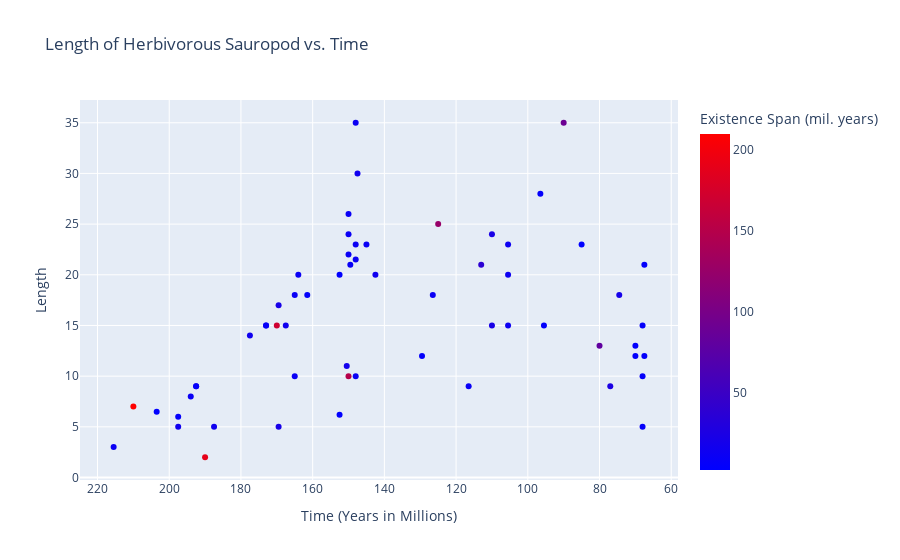
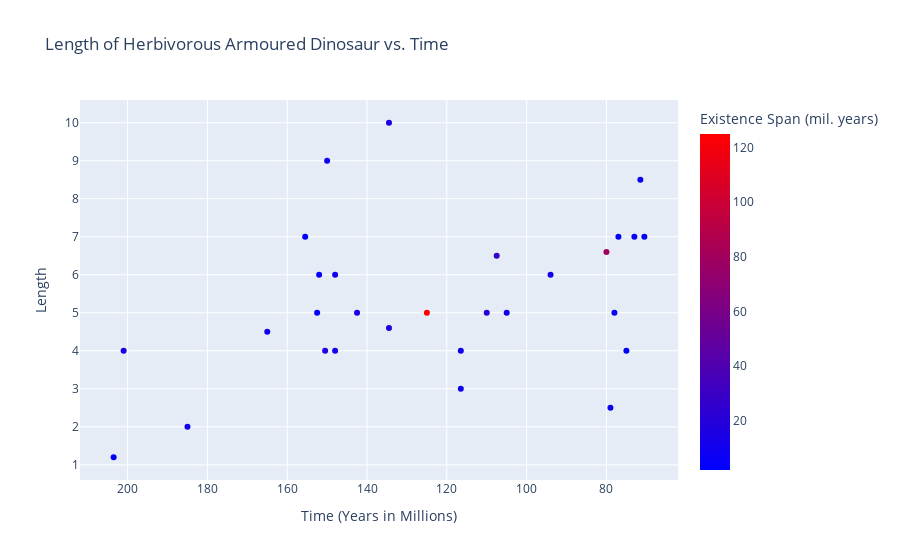
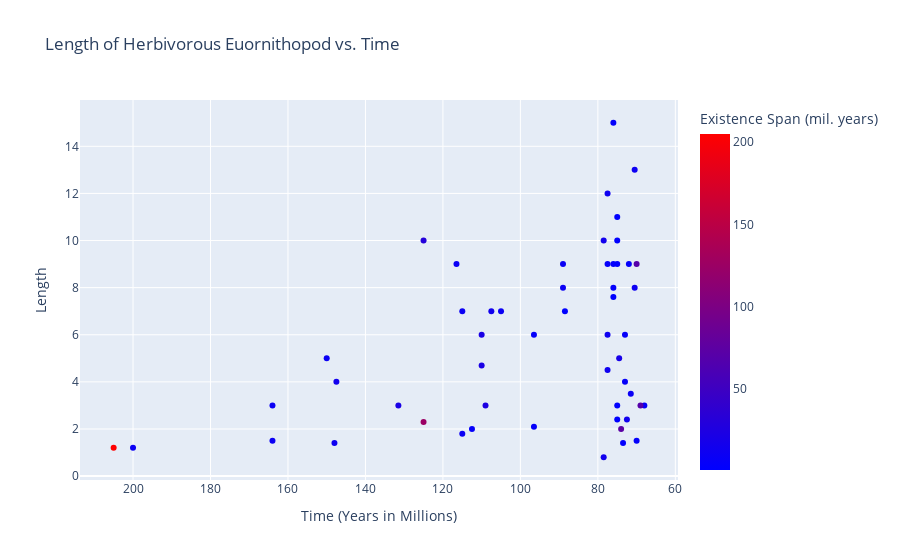
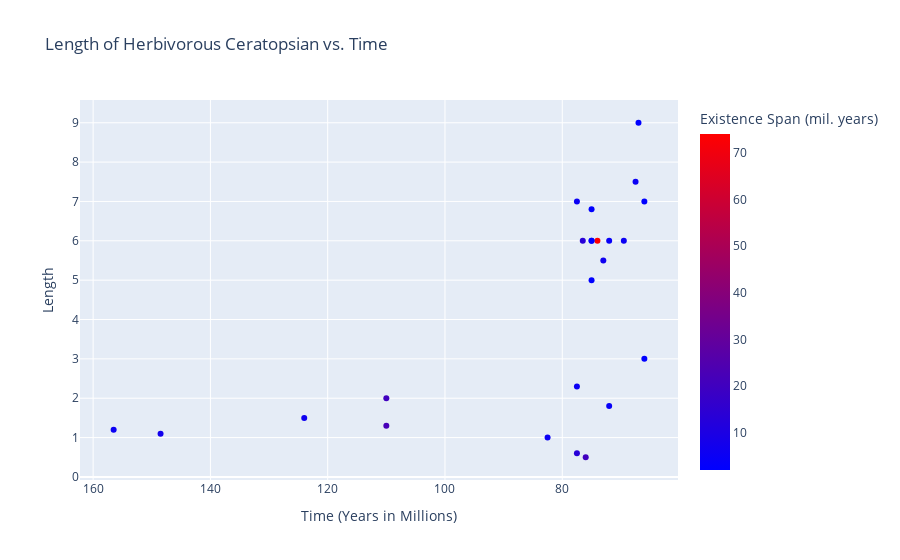

Source (notebook cell) for these figures, in order:
### Code cell
# for color scaled scatterplot

for df in array_herbivores:

    # creating the scatter plot
    dino_title = str(df['type'].iloc[0]).title()
    fig = px.scatter(df, x="average_existence_year", y="length", color="existance span (mil. years)",
                     title='Length of Herbivorous '+dino_title+' vs. Time', color_continuous_scale='Bluered')

    # updating axes
    fig.update_xaxes(title_text="Time (Years in Millions)", autorange="reversed")
    fig.update_yaxes(title_text="Length")
    fig.update_coloraxes(colorbar_title="Existence Span (mil. years)")

    fig.show()

### Figure 1 — Plotly figure (JSON) as saved in the notebook; plotly's stock layout.template omitted (floating-point values rounded to 4 significant figures)
{"data": [{"hovertemplate": "average_existence_year=%{x}<br>length=%{y}<br>existance span (mil. years)=%{marker.color}<extra></extra>", "legendgroup": "", "marker": {"color": [10, 5, 5, 5, 15, 6, 8, 190, 19, 9, 11, 90, 13, 15, 10, 21, 15, 150, 10, 15, 10, 17, 13, 170, 15, 10, 12, 3, 12, 12, 3, 15, 38, 25, 22, 5, 6, 9, 10, 80, 11, 4, 6, 22, 10, 4, 5, 5, 125, 210, 2, 13, 8, 5, 10, 24, 12, 3, 5, 21], "coloraxis": "coloraxis", "symbol": "circle"}, "mode": "markers", "name": "", "orientation": "v", "showlegend": false, "type": "scatter", "x": [194, 95.5, 67.5, 129.5, 187.5, 68, 173, 190, 74.5, 149.5, 126.5, 90, 105.5, 177.5, 150, 169.5, 147.5, 150, 145, 167.5, 165, 150.5, 105.5, 170, 142.5, 150, 148, 152.5, 148, 148, 152.5, 197.5, 113, 192.5, 110, 197.5, 68, 116.5, 150, 80, 215.5, 70, 68, 110, 164, 70, 96.5, 161.5, 125, 210, 85, 105.5, 173, 67.5, 165, 77, 148, 203.5, 192.5, 169.5], "xaxis": "x", "y": [8, 15, 21, 12, 5, 15, 15, 2, 18, 21, 18, 35, 15, 14, 24, 5, 30, 10, 23, 15, 18, 11, 23, 15, 20, 26, 10, 6.2, 23, 21.5, 20, 5, 21, 9, 24, 6, 5, 9, 22, 13, 3, 13, 10, 15, 20, 12, 28, 18, 25, 7, 23, 20, 15, 12, 10, 9, 35, 6.5, 9, 17], "yaxis": "y"}], "layout": {"coloraxis": {"colorbar": {"title": {"text": "Existence Span (mil. years)"}}, "colorscale": [[0, "rgb(0,0,255)"], [1, "rgb(255,0,0)"]]}, "legend": {"tracegroupgap": 0}, "title": {"text": "Length of Herbivorous Sauropod vs. Time"}, "xaxis": {"anchor": "y", "autorange": "reversed", "domain": [0, 1], "title": {"text": "Time (Years in Millions)"}}, "yaxis": {"anchor": "x", "domain": [0, 1], "title": {"text": "Length"}}}}

### Figure 2 — Plotly figure (JSON) as saved in the notebook; plotly's stock layout.template omitted (floating-point values rounded to 4 significant figures)
{"data": [{"hovertemplate": "average_existence_year=%{x}<br>length=%{y}<br>existance span (mil. years)=%{marker.color}<extra></extra>", "legendgroup": "", "marker": {"color": [7, 15, 17, 4, 2, 10, 6, 12, 15, 22, 12, 10, 15, 5, 9, 10, 4, 6, 125, 80, 27, 14, 3, 9, 10, 8, 10, 7, 3], "coloraxis": "coloraxis", "symbol": "circle"}, "mode": "markers", "name": "", "orientation": "v", "showlegend": false, "type": "scatter", "x": [70.5, 134.5, 150.5, 152, 75, 185, 73, 148, 134.5, 110, 148, 165, 142.5, 152.5, 116.5, 105, 77, 78, 125, 80, 107.5, 201, 203.5, 116.5, 150, 79, 94, 71.5, 155.5], "xaxis": "x", "y": [7, 10, 4, 6, 4, 2, 7, 4, 4.6, 5, 6, 4.5, 5, 5, 3, 5, 7, 5, 5, 6.6, 6.5, 4, 1.2, 4, 9, 2.5, 6, 8.5, 7], "yaxis": "y"}], "layout": {"coloraxis": {"colorbar": {"title": {"text": "Existence Span (mil. years)"}}, "colorscale": [[0, "rgb(0,0,255)"], [1, "rgb(255,0,0)"]]}, "legend": {"tracegroupgap": 0}, "title": {"text": "Length of Herbivorous Armoured Dinosaur vs. Time"}, "xaxis": {"anchor": "y", "autorange": "reversed", "domain": [0, 1], "title": {"text": "Time (Years in Millions)"}}, "yaxis": {"anchor": "x", "domain": [0, 1], "title": {"text": "Length"}}}}

### Figure 3 — Plotly figure (JSON) as saved in the notebook; plotly's stock layout.template omitted (floating-point values rounded to 4 significant figures)
{"data": [{"hovertemplate": "average_existence_year=%{x}<br>length=%{y}<br>existance span (mil. years)=%{marker.color}<extra></extra>", "legendgroup": "", "marker": {"color": [10, 10, 24, 13, 1, 10, 2, 15, 11, 22, 15, 6, 15, 4, 205, 4, 70, 125, 30, 10, 4, 2, 5, 13, 9, 10, 5, 10, 74, 5, 12, 15, 11, 2, 2, 15, 22, 2, 5, 6, 4, 6, 4, 2, 19, 10, 9, 13, 3, 21, 10, 69, 10], "coloraxis": "coloraxis", "symbol": "circle"}, "mode": "markers", "name": "", "orientation": "v", "showlegend": false, "type": "scatter", "x": [164, 89, 109, 77.5, 88.5, 150, 75, 147.5, 70.5, 110, 78.5, 73, 78.5, 76, 205, 70, 70, 125, 125, 89, 76, 75, 112.5, 77.5, 116.5, 200, 77.5, 105, 74, 96.5, 148, 107.5, 70.5, 75, 75, 72.5, 110, 76, 96.5, 73, 72, 68, 76, 75, 74.5, 115, 71.5, 77.5, 73.5, 131.5, 164, 69, 115], "xaxis": "x", "y": [1.5, 8, 3, 6, 7, 5, 10, 4, 13, 4.7, 0.8, 6, 10, 9, 1.2, 1.5, 9, 2.3, 10, 9, 8, 9, 2, 4.5, 9, 1.2, 9, 7, 2, 2.1, 1.4, 7, 8, 11, 3, 2.4, 6, 7.6, 6, 4, 9, 3, 15, 2.4, 5, 7, 3.5, 12, 1.4, 3, 3, 3, 1.8], "yaxis": "y"}], "layout": {"coloraxis": {"colorbar": {"title": {"text": "Existence Span (mil. years)"}}, "colorscale": [[0, "rgb(0,0,255)"], [1, "rgb(255,0,0)"]]}, "legend": {"tracegroupgap": 0}, "title": {"text": "Length of Herbivorous Euornithopod vs. Time"}, "xaxis": {"anchor": "y", "autorange": "reversed", "domain": [0, 1], "title": {"text": "Time (Years in Millions)"}}, "yaxis": {"anchor": "x", "domain": [0, 1], "title": {"text": "Length"}}}}

### Figure 4 — Plotly figure (JSON) as saved in the notebook; plotly's stock layout.template omitted (floating-point values rounded to 4 significant figures)
{"data": [{"hovertemplate": "average_existence_year=%{x}<br>length=%{y}<br>existance span (mil. years)=%{marker.color}<extra></extra>", "legendgroup": "", "marker": {"color": [13, 5, 4, 22, 5, 5, 5, 2, 7, 2, 74, 2, 20, 13, 2, 2, 2, 4, 20, 6, 6, 5, 2, 5], "coloraxis": "coloraxis", "symbol": "circle"}, "mode": "markers", "name": "", "orientation": "v", "showlegend": false, "type": "scatter", "x": [76.5, 77.5, 72, 110, 69.5, 77.5, 82.5, 75, 148.5, 75, 74, 66, 76, 77.5, 66, 75, 75, 72, 110, 124, 73, 67.5, 67, 156.5], "xaxis": "x", "y": [6, 7, 6, 1.3, 6, 2.3, 1, 6, 1.1, 5, 6, 3, 0.5, 0.6, 7, 6, 6.8, 1.8, 2, 1.5, 5.5, 7.5, 9, 1.2], "yaxis": "y"}], "layout": {"coloraxis": {"colorbar": {"title": {"text": "Existence Span (mil. years)"}}, "colorscale": [[0, "rgb(0,0,255)"], [1, "rgb(255,0,0)"]]}, "legend": {"tracegroupgap": 0}, "title": {"text": "Length of Herbivorous Ceratopsian vs. Time"}, "xaxis": {"anchor": "y", "autorange": "reversed", "domain": [0, 1], "title": {"text": "Time (Years in Millions)"}}, "yaxis": {"anchor": "x", "domain": [0, 1], "title": {"text": "Length"}}}}
